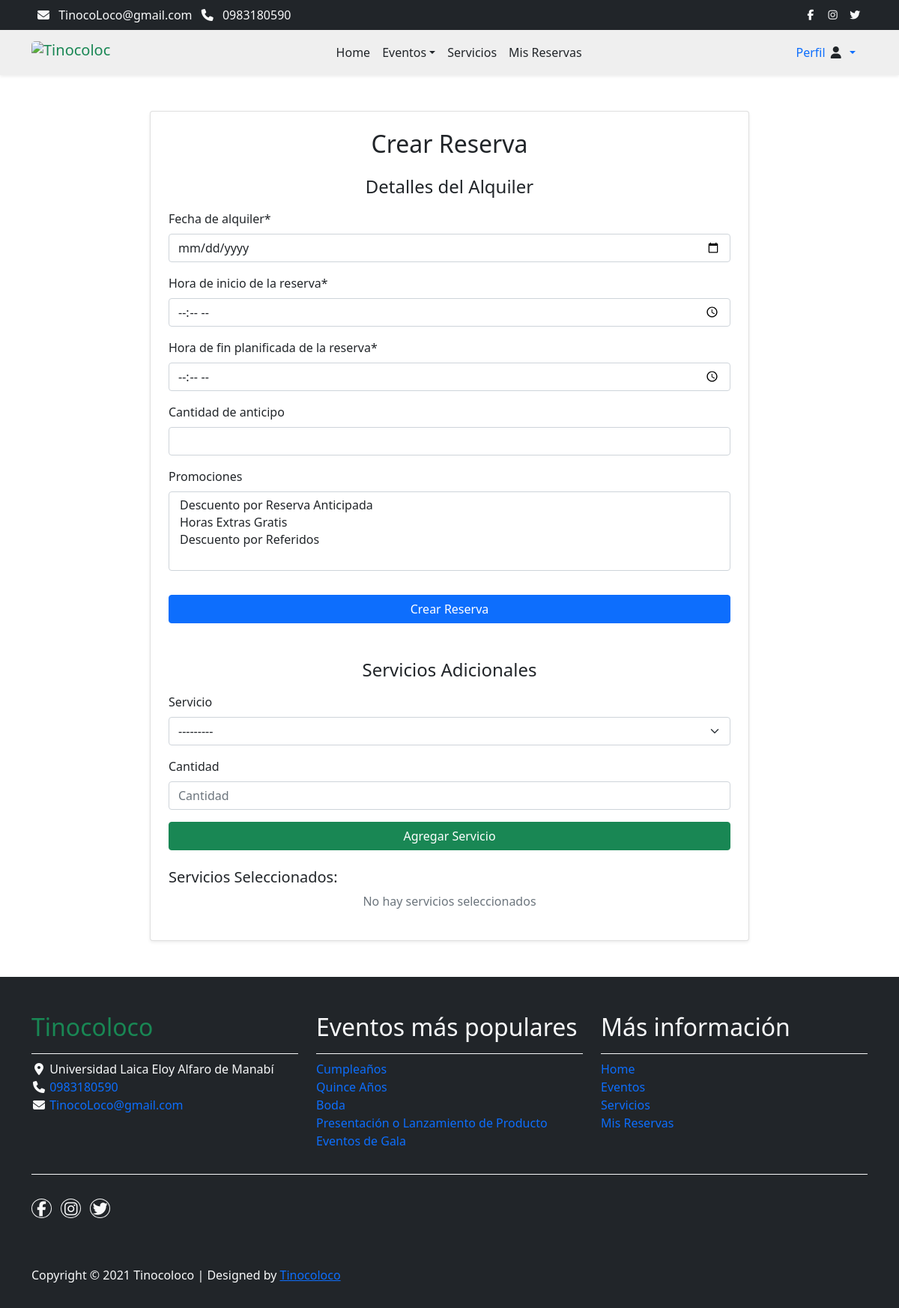
Screenshot of /alquileres/nuevo/1 (signed in) with the database file from the repository.
### negocio/models.py (models this page shows, shortened)
class ConfiguracionNegocio(models.Model):
    class Meta:
        verbose_name = "Configuración del Negocio"
        verbose_name_plural = "Configuraciones del Negocio"
    nombre = models.CharField(max_length=100, verbose_name="Nombre")
    logo = CloudinaryField("Logo", blank=True, null=True)
    direccion = models.CharField(max_length=200, verbose_name="Dirección")
    correo = models.EmailField(verbose_name="Correo Electrónico")
    telefono = models.CharField(max_length=15, verbose_name="Teléfono")
    pagina_web = models.URLField(blank=True, null=True, verbose_name="Página Web")
    red_social_facebook = models.URLField(
        blank=True, null=True, verbose_name="Red Social Facebook"
    )
    red_social_x = models.URLField(blank=True, null=True, verbose_name="Red Social X")
    red_social_instagram = models.URLField(
        blank=True, null=True, verbose_name="Red Social Instagram"
    )
    nombre_banco = models.CharField(max_length=50, verbose_name="Nombre del Banco")
    tipo_cuenta = models.CharField(max_length=20, verbose_name="Tipo de Cuenta")
    numero_cuenta = models.CharField(max_length=20, verbose_name="Número de Cuenta")
    objects = ConfiguracionNegocioManager()

### eventos/models/evento.py (models this page shows, shortened)
class Evento(models.Model):
    class Meta:
        verbose_name = 'Evento'
        verbose_name_plural = 'Eventos'
    nombre = models.CharField(max_length=100, default='Nombre del evento', verbose_name='Nombre')
    descripcion = models.CharField(max_length=500, default='Descripción del evento', verbose_name='Descripción')
    valor_referencial = models.FloatField(default=0.0, verbose_name='Valor Referencial')
    numero_horas_permitidas = models.IntegerField(default=0, verbose_name='Número de Horas Permitidas')
    valor_extra_hora = models.FloatField(default=0.0, verbose_name='Valor Extra por Hora')
    tipo_evento = models.ForeignKey(TipoEvento, on_delete=models.CASCADE, verbose_name='Tipo de Evento')

### alquileres/views.py (the view, shortened to what this page needs)
# urls.py: path("nuevo/<int:item_id>", views.nuevo_alquiler, name="nuevo_alquiler"),
def nuevo_alquiler(request, item_id):
    if not request.user.is_authenticated:
        messages.warning(request, "Debes iniciar sesión para alquilar un espacio")
        return redirect("usuarios:iniciar_sesion")
    if not ValidadorUsuario.validar_correo_verificado_y_datos_completos(request.user):
        messages.warning(
            request,
            "Debes verificar tu correo y completar tus datos antes de poder alquilar un espacio",
        )
        return redirect("usuarios:perfil")
    evento = get_object_or_404(Evento, id=item_id)
    session_key = f"servicios_seleccionados_{item_id}"
    context = {
        "form": AlquilerFormulario(),
        "formServicios": AlquilerServicioFormulario(),
        "servicios_seleccionados": request.session.get(session_key, []),
    }
    return render(request, "alquileres/nuevo_alquiler.html", context)

### alquileres/forms/alquiler.py (shortened to what this page needs)
class AlquilerFormulario(forms.ModelForm):
    fecha_alquiler = forms.DateField(
        label="Fecha de alquiler",
        widget=forms.DateInput(attrs={
            "class": "form-control",
            "type": "date"
        }),
        required=True,
    )
    hora_inicio_alquiler = forms.TimeField(
        label="Hora de inicio de la reserva",
        widget=forms.TimeInput(attrs={"class": "form-control", "type": "time"}),
        required=True,
    )
    hora_fin_planificada_alquiler = forms.TimeField(
        label="Hora de fin planificada de la reserva",
        widget=forms.TimeInput(attrs={"class": "form-control", "type": "time"}),
        required=True,
    )
    cantidad_anticipo = forms.DecimalField(
        label="Cantidad de anticipo",
        widget=forms.NumberInput(attrs={"class": "form-control"}),
        required=False,
    )
    class Meta:
        model = Alquiler
        fields = [
            "fecha_alquiler",
            "hora_inicio_alquiler",
            "hora_fin_planificada_alquiler",
            "cantidad_anticipo",
            "promociones",
        ]

### alquileres/forms/alquiler_servicio.py (shortened to what this page needs)
class AlquilerServicioFormulario(forms.ModelForm):
    cantidad = forms.IntegerField(
        label="Cantidad",
        widget=forms.NumberInput(
            attrs={
                "class": "form-control",
                "placeholder": "Cantidad",
                "min": 1,
                "max": 100,
            }
        ),
        required=False,  # Inicialmente no requerido
    )
    servicio = forms.ModelChoiceField(
        queryset=Servicio.objects.all(),
        required=False,
        widget=forms.Select(
            attrs={
                "class": "form-control",
                "placeholder": "Servicio",
            }
        ),
    )
    class Meta:
        model = AlquilerServicio
        fields = [
            "servicio",
            "cantidad",
        ]

### alquileres/models/promocion.py (called while the page is built)
    def __str__(self):
        return self.nombre_promocion

### core/contex_processors.py (called while the page is built)
def configuracion_negocio_context(request):
    return {"configuracion_negocio": ConfiguracionNegocio.objects.first()}

def eventos_mas_gustados_context(request):
    eventos_mas_gustados = Evento.objects.annotate(
        promedio_calificacion=Avg("calificacion_evento__calificacion")
    ).order_by("-promedio_calificacion")[:5]
    return {"eventos_mas_gustados": eventos_mas_gustados}

### servicios/models/servicio.py (called while the page is built)
    def __str__(self):
        return f"{self.nombre} "

### usuarios/models.py (called while the page is built)
    def __str__(self):
        return self.usuario.username

### alquileres/templates/alquileres/nuevo_alquiler.html (shortened to what this page needs)
{% extends "alquileres/layout/base.html" %}
{% load crispy_forms_tags %}
{% load static %}
{% block content %}
    <section class="py-5">
        <div class="d-flex justify-content-center align-items-center">
            <div class="card p-4 shadow-sm" style="width: 100%; max-width: 800px;">
                <h2 class="text-center mb-4">Crear Reserva</h2>
                <form method="post" id="alquilerForm" class="mb-4">
                    <h4 class="text-center mb-3">Detalles del Alquiler</h4>
                    {{ form|crispy }}
                    <button type="submit" class="btn btn-primary w-100 mt-3">Crear Reserva</button>
                </form>
                <div class="servicios-section mt-4">
                    <h4 class="text-center mb-3">Servicios Adicionales</h4>
                    <form id="serviciosForm" class="mb-4">
                        {{ formServicios|crispy }}
                        <button type="submit" class="btn btn-success w-100">Agregar Servicio</button>
                    </form>
                    <div id="serviciosLista" class="mt-4">
                        <h5>Servicios Seleccionados:</h5>
                        <div class="list-group">
                            {% if servicios_seleccionados %}
                                {% for servicio in servicios_seleccionados %}
                                    <div class="list-group-item d-flex justify-content-between align-items-center">
                                        <div>
                                            <strong>{{ servicio.nombre }}</strong>
                                            <span class="ms-2 text-muted">Cantidad: {{ servicio.cantidad }}</span>
                                        </div>
                                        <button class="btn btn-danger btn-sm"
                                                onclick="eliminarServicio({{ servicio.id }})">
                                            <i class="fas fa-trash"></i>
                                        </button>
                                    </div>
                                {% endfor %}
                            {% else %}
                                <p class="text-muted text-center">No hay servicios seleccionados</p>
                            {% endif %}
                        </div>
                    </div>
                </div>
            </div>
        </div>
    </section>
{% endblock %}

### core/templates/core/components/layout/nav.html
<nav class="navbar navbar-expand-lg bg-dark navbar-light d-none d-lg-block"
     id="templatemo_nav_top">
    <div class="container text-light">
        <div class="w-100 d-flex justify-content-between">
            <div>
                <i class="fa fa-envelope mx-2"></i>
                <a class="navbar-sm-brand text-light text-decoration-none"
                   href="mailto:info@company.com">{{ configuracion_negocio.correo }}</a>
                <i class="fa fa-phone mx-2"></i>
                <a class="navbar-sm-brand text-light text-decoration-none"
                   href="tel:010-020-0340">{{ configuracion_negocio.telefono }}</a>
            </div>
            <div>
                <a class="text-light"
                   href="{% if configuracion_negocio.pagina_web %}{{ configuracion_negocio.red_social_facebook }}{% else %}# {% endif %}"
                   target="_blank"
                   rel="sponsored"><i class="fab fa-facebook-f fa-sm fa-fw me-2"></i></a>
                <a class="text-light"
                   href="{% if configuracion_negocio.red_social_instagram %}{{ configuracion_negocio.red_social_instagram }}{% else %}# {% endif %}"
                   target="_blank"><i class="fab fa-instagram fa-sm fa-fw me-2"></i></a>
                <a class="text-light"
                   href="{% if configuracion_negocio.red_social_x %}{{ configuracion_negocio.red_social_x }}{% else %}# {% endif %}"
                   target="_blank"><i class="fab fa-twitter fa-sm fa-fw me-2"></i></a>
            </div>
        </div>
    </div>
</nav>

### core/templates/core/components/layout/footer.html (shortened to what this page needs)
{% load static %}
<footer class="bg-dark" id="tempaltemo_footer">
    <div class="container">
        <div class="row">
            <div class="col-md-4 pt-5">
                <h2 class="h2 text-success border-bottom pb-3 border-light logo">{{ configuracion_negocio.nombre }}</h2>
                <ul class="list-unstyled text-light footer-link-list">
                    <li>
                        <i class="fas fa-map-marker-alt fa-fw"></i>
                        {{ configuracion_negocio.direccion }}
                    </li>
                    <li>
                        <i class="fa fa-phone fa-fw"></i>
                        <a class="text-decoration-none" href="tel:{{ configuracion_negocio.telefono }}">{{ configuracion_negocio.telefono }}</a>
                    </li>
                    <li>
                        <i class="fa fa-envelope fa-fw"></i>
                        <a class="text-decoration-none" href="mailto:{{ configuracion_negocio.correo }}">{{ configuracion_negocio.correo }}</a>
                    </li>
                </ul>
            </div>
            <div class="col-md-4 pt-5">
                <h2 class="h2 text-light border-bottom pb-3 border-light">Eventos más populares</h2>
                <ul class="list-unstyled text-light footer-link-list">
                    {% for evento in eventos_mas_gustados %}
                        <li>
                            <a class="text-decoration-none" href="{% url 'eventos:evento_detalle' evento.id %}">{{ evento.nombre }}</a>
                        </li>
                    {% endfor %}
                </ul>
            </div>
            <div class="col-md-4 pt-5">
                <h2 class="h2 text-light border-bottom pb-3 border-light">Más información</h2>
                <ul class="list-unstyled text-light footer-link-list">
                    <li>
                        <a class="text-decoration-none" href="{% url 'core:home' %}">Home</a>
                    </li>
                    <li>
                        <a class="text-decoration-none" href="{% url 'eventos:eventos' %}">Eventos</a>
                    </li>
                    <li>
                        <a class="text-decoration-none" href="{% url 'servicios:servicios' %}">Servicios</a>
                    </li>
                    <li>
                        <a class="text-decoration-none" href="{% url 'alquileres:alquileres' %}">
                            {% if request.user.is_superuser %}
                                Reservas de eventos
                            {% else %}
                                Mis Reservas
                            {% endif %}
                        </a>
                    </li>
                </ul>
            </div>
        </div>
        <div class="row text-light mb-4">
            <div class="col-12 mb-3">
                <div class="w-100 my-3 border-top border-light"></div>
            </div>
            <div class="col-auto me-auto">
                <ul class="list-inline text-left footer-icons">
                    <li class="list-inline-item border border-light rounded-circle text-center">
                        <a class="text-light text-decoration-none"
                           target="_blank"
                           href="{% if configuracion_negocio.red_social_facebook %}{{ configuracion_negocio.red_social_facebook }}{% else %}# {% endif %}">
                            <i class="fab fa-facebook-f fa-lg fa-fw"></i>
                        </a>
                    </li>
                    <li class="list-inline-item border border-light rounded-circle text-center">
                        <a class="text-light text-decoration-none"
                           target="_blank"
                           href="{% if configuracion_negocio.red_social_instagram %}{{ configuracion_negocio.red_social_instagram }}{% else %}# {% endif %}">
                            <i class="fab fa-instagram fa-lg fa-fw"></i>
                        </a>
                    </li>
                    <li class="list-inline-item border border-light rounded-circle text-center">
                        <a class="text-light text-decoration-none"
                           target="_blank"
                           href="{% if configuracion_negocio.red_social_x %}{{ configuracion_negocio.red_social_x }}{% else %}# {% endif %}">
                            <i class="fab fa-twitter fa-lg fa-fw"></i>
                        </a>
                    </li>
                </ul>
            </div>
        </div>
    </div>
    <div class="w-100 bg-black py-3">
        <div class="container">
            <div class="row pt-2">
                <div class="col-12">
                    <p class="text-left text-light">
                        Copyright &copy; 2021 {{ configuracion_negocio.nombre }}
                        | Designed by <a rel="sponsored" href="https://templatemo.com" target="_blank">{{ configuracion_negocio.nombre }}</a>
                    </p>
                </div>
            </div>
        </div>
    </div>
</footer>

### rows the page displays
ConfiguracionNegocio: correo "TinocoLoco@gmail.com", telefono "0983180590", nombre "Tinocoloco", direccion "Universidad Laica Eloy Alfaro de Manabí"
Evento: nombre "Cumpleaños"
Evento: nombre "Quince Años"
Evento: nombre "Boda"
Evento: nombre "Presentación o Lanzamiento de Producto"
Evento: nombre "Eventos de Gala"
